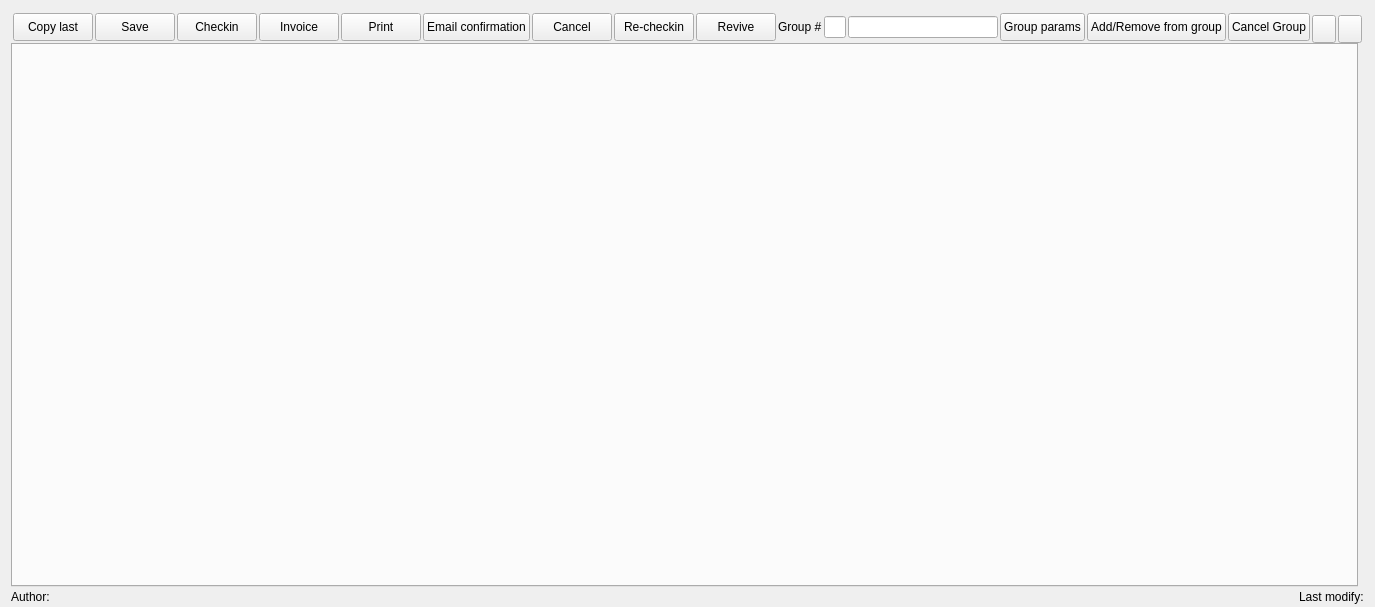
<?xml version="1.0" encoding="UTF-8"?>
<ui version="4.0">
 <class>WReservation</class>
 <widget class="QWidget" name="WReservation">
  <property name="geometry">
   <rect>
    <x>0</x>
    <y>0</y>
    <width>1310</width>
    <height>607</height>
   </rect>
  </property>
  <property name="minimumSize">
   <size>
    <width>0</width>
    <height>0</height>
   </size>
  </property>
  <property name="windowTitle">
   <string>Form</string>
  </property>
  <layout class="QGridLayout" name="gridLayout">
   <property name="bottomMargin">
    <number>0</number>
   </property>
   <property name="verticalSpacing">
    <number>0</number>
   </property>
   <item row="0" column="0" colspan="2">
    <widget class="QWidget" name="widget_3" native="true">
     <property name="minimumSize">
      <size>
       <width>0</width>
       <height>0</height>
      </size>
     </property>
     <layout class="QHBoxLayout" name="horizontalLayout_3">
      <property name="spacing">
       <number>2</number>
      </property>
      <property name="leftMargin">
       <number>2</number>
      </property>
      <property name="topMargin">
       <number>2</number>
      </property>
      <property name="rightMargin">
       <number>2</number>
      </property>
      <property name="bottomMargin">
       <number>2</number>
      </property>
      <item>
       <widget class="QPushButton" name="btnCopyLast">
        <property name="minimumSize">
         <size>
          <width>0</width>
          <height>28</height>
         </size>
        </property>
        <property name="maximumSize">
         <size>
          <width>222</width>
          <height>28</height>
         </size>
        </property>
        <property name="toolTip">
         <string>Copy last reservation</string>
        </property>
        <property name="text">
         <string>Copy last</string>
        </property>
        <property name="icon">
         <iconset resource="res.qrc">
          <normaloff>:/images/copy.png</normaloff>:/images/copy.png</iconset>
        </property>
        <property name="iconSize">
         <size>
          <width>20</width>
          <height>20</height>
         </size>
        </property>
       </widget>
      </item>
      <item>
       <widget class="QPushButton" name="btnSave">
        <property name="minimumSize">
         <size>
          <width>0</width>
          <height>28</height>
         </size>
        </property>
        <property name="maximumSize">
         <size>
          <width>222</width>
          <height>28</height>
         </size>
        </property>
        <property name="toolTip">
         <string>Save</string>
        </property>
        <property name="text">
         <string>Save</string>
        </property>
        <property name="icon">
         <iconset resource="res.qrc">
          <normaloff>:/images/save.png</normaloff>:/images/save.png</iconset>
        </property>
        <property name="iconSize">
         <size>
          <width>20</width>
          <height>20</height>
         </size>
        </property>
        <property name="flat">
         <bool>false</bool>
        </property>
       </widget>
      </item>
      <item>
       <widget class="QPushButton" name="btnCheckIn">
        <property name="minimumSize">
         <size>
          <width>0</width>
          <height>28</height>
         </size>
        </property>
        <property name="maximumSize">
         <size>
          <width>222</width>
          <height>28</height>
         </size>
        </property>
        <property name="toolTip">
         <string>Checkin</string>
        </property>
        <property name="text">
         <string>Checkin</string>
        </property>
        <property name="icon">
         <iconset resource="res.qrc">
          <normaloff>:/images/checkin.png</normaloff>:/images/checkin.png</iconset>
        </property>
        <property name="iconSize">
         <size>
          <width>20</width>
          <height>20</height>
         </size>
        </property>
       </widget>
      </item>
      <item>
       <widget class="QPushButton" name="btnInvoice">
        <property name="maximumSize">
         <size>
          <width>2222</width>
          <height>2222</height>
         </size>
        </property>
        <property name="text">
         <string>Invoice</string>
        </property>
        <property name="icon">
         <iconset resource="res.qrc">
          <normaloff>:/images/invoice.png</normaloff>:/images/invoice.png</iconset>
        </property>
       </widget>
      </item>
      <item>
       <widget class="QPushButton" name="btnPrint">
        <property name="minimumSize">
         <size>
          <width>0</width>
          <height>28</height>
         </size>
        </property>
        <property name="maximumSize">
         <size>
          <width>222</width>
          <height>28</height>
         </size>
        </property>
        <property name="toolTip">
         <string>Print</string>
        </property>
        <property name="text">
         <string>Print</string>
        </property>
        <property name="icon">
         <iconset resource="res.qrc">
          <normaloff>:/images/printer.png</normaloff>:/images/printer.png</iconset>
        </property>
        <property name="iconSize">
         <size>
          <width>20</width>
          <height>20</height>
         </size>
        </property>
       </widget>
      </item>
      <item>
       <widget class="QPushButton" name="btnSendConfirmation">
        <property name="minimumSize">
         <size>
          <width>0</width>
          <height>28</height>
         </size>
        </property>
        <property name="maximumSize">
         <size>
          <width>222</width>
          <height>28</height>
         </size>
        </property>
        <property name="toolTip">
         <string>Print</string>
        </property>
        <property name="text">
         <string>Email confirmation</string>
        </property>
        <property name="icon">
         <iconset resource="res.qrc">
          <normaloff>:/images/email.png</normaloff>:/images/email.png</iconset>
        </property>
        <property name="iconSize">
         <size>
          <width>20</width>
          <height>20</height>
         </size>
        </property>
       </widget>
      </item>
      <item>
       <widget class="QPushButton" name="btnCancelation">
        <property name="minimumSize">
         <size>
          <width>0</width>
          <height>28</height>
         </size>
        </property>
        <property name="maximumSize">
         <size>
          <width>222</width>
          <height>28</height>
         </size>
        </property>
        <property name="toolTip">
         <string>Cancel reservation</string>
        </property>
        <property name="text">
         <string>Cancel</string>
        </property>
        <property name="icon">
         <iconset resource="res.qrc">
          <normaloff>:/images/garbage.png</normaloff>:/images/garbage.png</iconset>
        </property>
        <property name="iconSize">
         <size>
          <width>20</width>
          <height>20</height>
         </size>
        </property>
       </widget>
      </item>
      <item>
       <widget class="QPushButton" name="btnRecheckin">
        <property name="minimumSize">
         <size>
          <width>0</width>
          <height>28</height>
         </size>
        </property>
        <property name="maximumSize">
         <size>
          <width>16777215</width>
          <height>28</height>
         </size>
        </property>
        <property name="text">
         <string>Re-checkin</string>
        </property>
        <property name="icon">
         <iconset resource="res.qrc">
          <normaloff>:/images/goto.png</normaloff>:/images/goto.png</iconset>
        </property>
       </widget>
      </item>
      <item>
       <widget class="QPushButton" name="btnRevive">
        <property name="maximumSize">
         <size>
          <width>2222</width>
          <height>2222</height>
         </size>
        </property>
        <property name="text">
         <string>Revive</string>
        </property>
        <property name="icon">
         <iconset resource="res.qrc">
          <normaloff>:/images/heart-pulses.png</normaloff>:/images/heart-pulses.png</iconset>
        </property>
       </widget>
      </item>
      <item>
       <widget class="QLabel" name="lbGroup">
        <property name="text">
         <string>Group #</string>
        </property>
       </widget>
      </item>
      <item>
       <widget class="EQLineEdit" name="leGroup">
        <property name="maximumSize">
         <size>
          <width>70</width>
          <height>16777215</height>
         </size>
        </property>
        <property name="readOnly">
         <bool>true</bool>
        </property>
       </widget>
      </item>
      <item>
       <widget class="QLineEdit" name="leGroupName">
        <property name="enabled">
         <bool>true</bool>
        </property>
        <property name="minimumSize">
         <size>
          <width>150</width>
          <height>0</height>
         </size>
        </property>
        <property name="maximumSize">
         <size>
          <width>150</width>
          <height>16777215</height>
         </size>
        </property>
        <property name="readOnly">
         <bool>true</bool>
        </property>
       </widget>
      </item>
      <item>
       <widget class="QPushButton" name="btnSetGroupParams">
        <property name="maximumSize">
         <size>
          <width>222</width>
          <height>222</height>
         </size>
        </property>
        <property name="text">
         <string>Group params</string>
        </property>
        <property name="icon">
         <iconset resource="res.qrc">
          <normaloff>:/images/settings.png</normaloff>:/images/settings.png</iconset>
        </property>
       </widget>
      </item>
      <item>
       <widget class="QPushButton" name="btnAddRemoveGroup">
        <property name="maximumSize">
         <size>
          <width>222</width>
          <height>222</height>
         </size>
        </property>
        <property name="text">
         <string>Add/Remove from group</string>
        </property>
        <property name="icon">
         <iconset resource="res.qrc">
          <normaloff>:/images/settings.png</normaloff>:/images/settings.png</iconset>
        </property>
       </widget>
      </item>
      <item>
       <widget class="QPushButton" name="btnCancelGroup">
        <property name="maximumSize">
         <size>
          <width>222</width>
          <height>222</height>
         </size>
        </property>
        <property name="text">
         <string>Cancel Group</string>
        </property>
        <property name="icon">
         <iconset resource="res.qrc">
          <normaloff>:/images/garbage.png</normaloff>:/images/garbage.png</iconset>
        </property>
       </widget>
      </item>
      <item>
       <spacer name="horizontalSpacer_2">
        <property name="orientation">
         <enum>Qt::Horizontal</enum>
        </property>
        <property name="sizeHint" stdset="0">
         <size>
          <width>531</width>
          <height>20</height>
         </size>
        </property>
       </spacer>
      </item>
      <item>
       <widget class="QPushButton" name="btnTracking">
        <property name="minimumSize">
         <size>
          <width>24</width>
          <height>28</height>
         </size>
        </property>
        <property name="maximumSize">
         <size>
          <width>32</width>
          <height>24</height>
         </size>
        </property>
        <property name="text">
         <string/>
        </property>
        <property name="icon">
         <iconset resource="res.qrc">
          <normaloff>:/images/tracking.png</normaloff>:/images/tracking.png</iconset>
        </property>
        <property name="iconSize">
         <size>
          <width>20</width>
          <height>20</height>
         </size>
        </property>
       </widget>
      </item>
      <item>
       <widget class="QPushButton" name="btnHelp">
        <property name="minimumSize">
         <size>
          <width>24</width>
          <height>28</height>
         </size>
        </property>
        <property name="maximumSize">
         <size>
          <width>32</width>
          <height>24</height>
         </size>
        </property>
        <property name="text">
         <string/>
        </property>
        <property name="icon">
         <iconset resource="res.qrc">
          <normaloff>:/images/help.png</normaloff>:/images/help.png</iconset>
        </property>
        <property name="iconSize">
         <size>
          <width>20</width>
          <height>20</height>
         </size>
        </property>
       </widget>
      </item>
     </layout>
    </widget>
   </item>
   <item row="1" column="0">
    <widget class="QTabWidget" name="tab">
     <property name="currentIndex">
      <number>-1</number>
     </property>
     <property name="tabsClosable">
      <bool>true</bool>
     </property>
    </widget>
   </item>
   <item row="2" column="0" colspan="2">
    <widget class="QWidget" name="widget" native="true">
     <property name="minimumSize">
      <size>
       <width>0</width>
       <height>20</height>
      </size>
     </property>
     <layout class="QHBoxLayout" name="horizontalLayout">
      <property name="leftMargin">
       <number>0</number>
      </property>
      <property name="topMargin">
       <number>0</number>
      </property>
      <property name="rightMargin">
       <number>0</number>
      </property>
      <property name="bottomMargin">
       <number>0</number>
      </property>
      <item>
       <widget class="QLabel" name="lbAuthor">
        <property name="text">
         <string>Author:</string>
        </property>
       </widget>
      </item>
      <item>
       <spacer name="horizontalSpacer">
        <property name="orientation">
         <enum>Qt::Horizontal</enum>
        </property>
        <property name="sizeHint" stdset="0">
         <size>
          <width>646</width>
          <height>20</height>
         </size>
        </property>
       </spacer>
      </item>
      <item>
       <widget class="QLabel" name="lbLastModify">
        <property name="text">
         <string>Last modify:</string>
        </property>
       </widget>
      </item>
     </layout>
    </widget>
   </item>
  </layout>
 </widget>
 <customwidgets>
  <customwidget>
   <class>EQLineEdit</class>
   <extends>QLineEdit</extends>
   <header location="global">eqlineedit.h</header>
   <slots>
    <signal>customButtonClicked(bool)</signal>
   </slots>
  </customwidget>
 </customwidgets>
 <resources>
  <include location="res.qrc"/>
 </resources>
 <connections/>
</ui>
